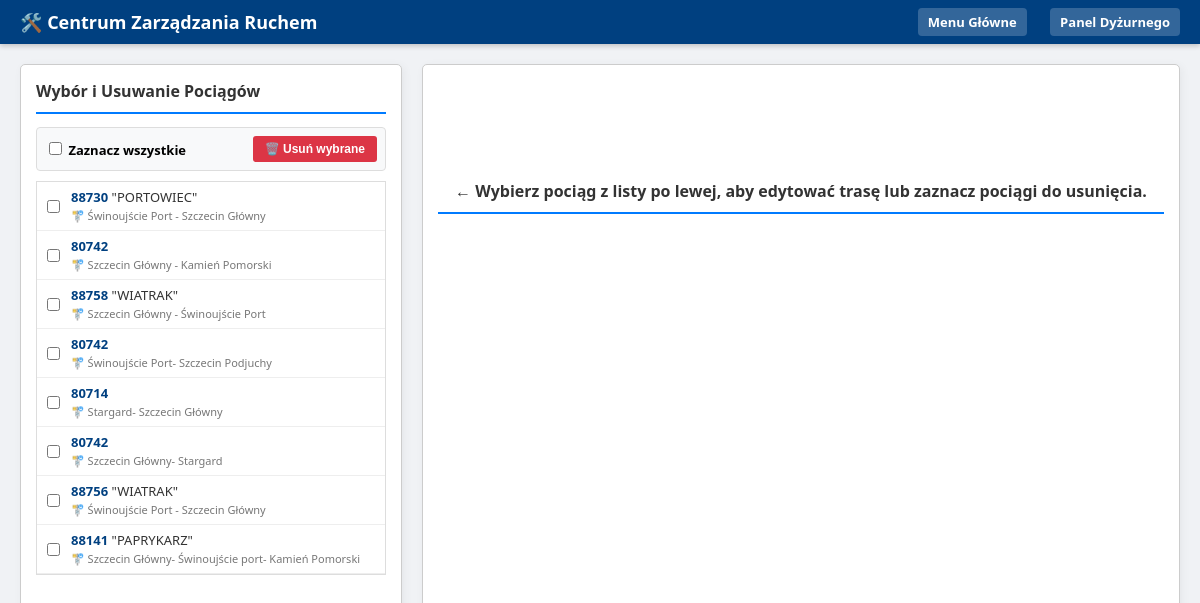
Page /zarzadzanie_trasa.php on the earlier database version.
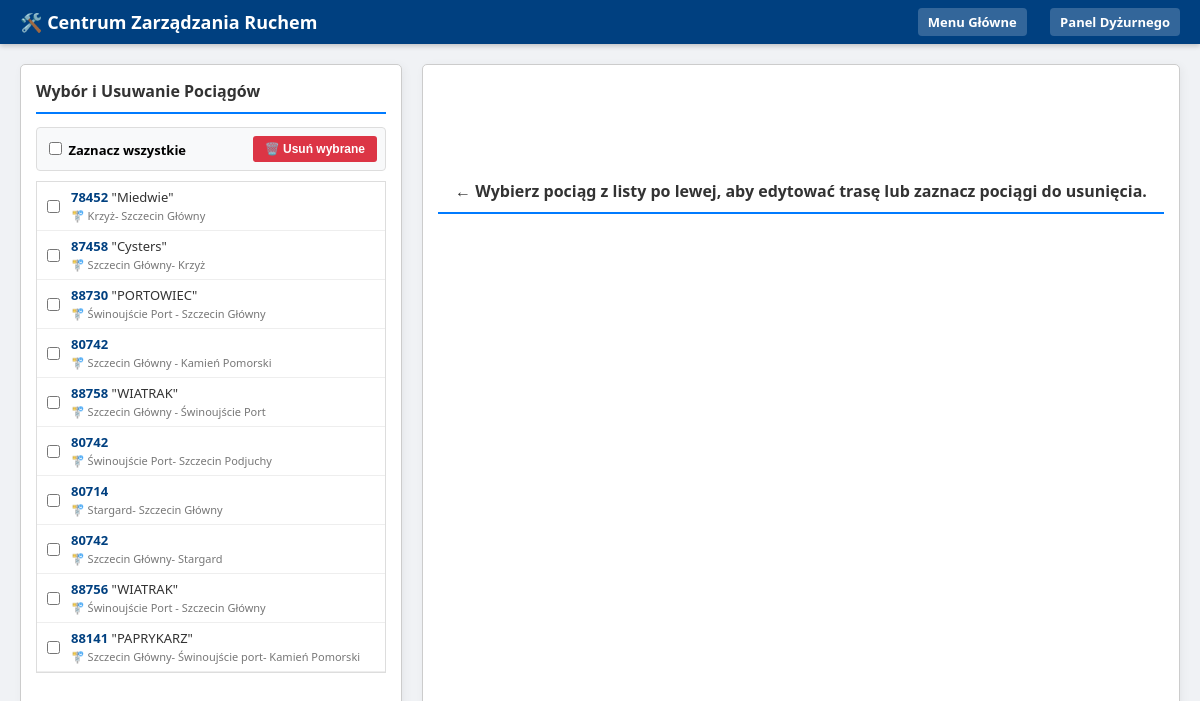
Same page on the later database version.
### tables this page shows
CREATE TABLE `przejazdy` (
  `id_przejazdu` int(11) NOT NULL,
  `id_trasy` int(11) NOT NULL,
  `numer_pociagu` varchar(20) NOT NULL,
  `id_typu_pociagu` int(11) DEFAULT NULL,
  `nazwa_pociagu` varchar(100) DEFAULT NULL,
  `daty_kursowania` varchar(255) DEFAULT NULL,
  `dni_kursowania` varchar(255) DEFAULT NULL,
  `symbole` varchar(255) DEFAULT NULL,
  `data_utworzenia` timestamp NOT NULL DEFAULT current_timestamp(),
  `przesylka_nadzwyczajna` tinyint(1) DEFAULT 0
);

CREATE TABLE `trasy` (
  `id_trasy` int(11) NOT NULL,
  `nazwa_trasy` varchar(255) DEFAULT NULL,
  `id_stacji_poczatkowej` int(11) DEFAULT NULL,
  `id_stacji_koncowej` int(11) DEFAULT NULL
);

### zarzadzanie_trasa.php (the view, shortened to what the rows shown need)
<?php
require 'db_config.php';
$available_symbols = [
    'klasa_1' => '1 klasa', 'klasa_2' => '2 klasa', 'rower' => 'Przewóz rowerów', 'rezerwacja' => 'Rezerwacja',
    'wozek_rampa' => 'Wózek (rampa)', 'wozek_bez_rampy' => 'Wózek (bez rampy)', 'kuszetka' => 'Kuszetka',
    'sypialny' => 'Sypialny', 'bar' => 'Barowy', 'restauracyjny' => 'Restauracyjny',
    'automat' => 'Przekąski', 'wifi' => 'WiFi', 'klima' => 'Klimatyzacja',
    'przewijak' => 'Przewijak', 'duzy_bagaz' => 'Duży bagaż'
];
$id_przejazdu = $_GET['id_przejazdu'] ?? null;
$trasa_data = [];
$info = [];
$all_stations = mysqli_query($conn, "SELECT id_stacji, nazwa_stacji FROM stacje ORDER BY nazwa_stacji");
?>
<!DOCTYPE html>
<html lang="pl">
<head>
</head>
<body>
<div class="top-bar">
    <h1>🛠️ Centrum Zarządzania Ruchem</h1>
</div>
<div class="container">
    <div class="left-panel">
        <h2>Wybór i Usuwanie Pociągów</h2>
        <form method="POST" id="bulkDeleteForm" onsubmit="return confirm('Czy na pewno usunąć wszystkie zaznaczone pociągi? Tego nie da się cofnąć!')">
            <div style="flex-grow: 1; overflow-y: auto; border: 1px solid #ddd; background: #fff;">
                <?php
                $sql_list = "SELECT p.id_przejazdu, p.numer_pociagu, p.nazwa_pociagu, t.nazwa_trasy
                             FROM przejazdy p JOIN trasy t ON p.id_trasy = t.id_trasy
                             ORDER BY p.data_utworzenia DESC";
                $res_list = mysqli_query($conn, $sql_list);
                while($r = mysqli_fetch_assoc($res_list)) {
                    $active_class = ($id_przejazdu == $r['id_przejazdu']) ? 'active' : '';
                    echo "<div class='train-item {$active_class}'>";
                    echo "<input type='checkbox' name='train_ids[]' value='{$r['id_przejazdu']}' class='train-cb'>";
                    echo "<a href='?id_przejazdu={$r['id_przejazdu']}'>
                            <b>{$r['numer_pociagu']}</b> " . ($r['nazwa_pociagu'] ? "\"{$r['nazwa_pociagu']}\"" : "") . "<br>
                            <span style='color:#777; font-size: 11px;'>🚏 {$r['nazwa_trasy']}</span>
                          </a>";
                    echo "</div>";
                }
                ?>
            </div>
        </form>
    </div>
    <div class="right-panel">
        <?php if($id_przejazdu): ?>
            <div class="main-editor-box">
                <h4 style="margin: 0 0 10px 0; color: #004080;">📝 Edycja głównych parametrów pociągu (Tabela Przejazdy)</h4>
                <form action="zarzadzanie_trasa.php" method="POST">
                    <input type="hidden" name="action" value="update_train_info">
                    <input type="hidden" name="id_przejazdu" value="<?= $id_przejazdu ?>">
                    <div class="main-editor-grid">
                        <div>
                            <label style="font-weight:bold; font-size:11px;">Numer pociągu:</label><br>
                            <input type="text" name="numer_pociagu" value="<?= htmlspecialchars($info['numer_pociagu']) ?>" required>
                        </div>
                        <div>
                            <label style="font-weight:bold; font-size:11px;">Nazwa pociągu:</label><br>
                            <input type="text" name="nazwa_pociagu" value="<?= htmlspecialchars($info['nazwa_pociagu'] ?? '') ?>">
                        </div>
                        <div>
                            <label style="font-weight:bold; font-size:11px;">Kategoria pociągu:</label><br>
                            <select name="id_typu_pociagu" required>
                                <?php
                                $query_typy = "SELECT id_typu, skrot FROM typy_pociagow ORDER BY skrot";
                                $result_typy = mysqli_query($conn, $query_typy);
                                while ($row = mysqli_fetch_assoc($result_typy)) {
                                    $sel = ($row['id_typu'] == $info['id_typu_pociagu']) ? 'selected' : '';
                                    echo "<option value='{$row['id_typu']}' $sel>{$row['skrot']}</option>";
                                }
                                ?>
                            </select>
                        </div>
                        <div style="grid-column: span 3; display: flex; gap: 15px;">
                            <div style="flex: 1;">
                                <label style="font-weight:bold; font-size:11px;">Daty obowiązywania:</label><br>
                                <input type="text" name="daty_kursowania" value="<?= htmlspecialchars($info['daty_kursowania'] ?? '') ?>" placeholder="np. 15 VI - 30 VIII">
                            </div>
                            <div style="flex: 1;">
                                <label style="font-weight:bold; font-size:11px;">Dni/Uwagi (do tablic):</label><br>
                                <input type="text" name="dni_kursowania" value="<?= htmlspecialchars($info['dni_kursowania'] ?? '') ?>" placeholder="np. kursuje w 1,2,3">
                            </div>
                        </div>
                    </div>
                    <label style="font-weight:bold; font-size:11px; display:block; margin-top: 10px;">Zaznaczone piktogramy/symbole:</label>
                    <div class="symbols-grid">
                        <?php
                        $zapisane_symbole = json_decode($info['symbole'] ?? '[]', true);
                        if(!is_array($zapisane_symbole)) {
                            $zapisane_symbole = explode(',', str_replace(['"', '[', ']', '\\'], '', $info['symbole'] ?? ''));
                        }
                        $zapisane_symbole = array_map('trim', $zapisane_symbole);
                        foreach ($available_symbols as $key => $label) {
                            $checked = in_array($key, $zapisane_symbole) ? "checked" : "";
                            echo "<label><input type='checkbox' name='symbole[]' value='{$key}' {$checked}> {$label}</label>";
                        }
                        ?>
                    </div>
                    <div style="text-align: right; margin-top: 10px;">
                        <button type="submit" class="btn btn-save" style="padding: 8px 15px; font-size: 12px;">💾 Zapisz Główne Parametry</button>
                    </div>
                </form>
            </div>
            <h2>Szczegółowa Trasa (Godziny, Perony, Postoje)</h2>
            <form method="POST" id="mainForm">
                <input type="hidden" name="action" value="save_updates">
                <input type="hidden" name="id_przejazdu" value="<?= $id_przejazdu ?>">
                <table>
                    <thead>
                        <tr>
                            <th width="30">Lp.</th>
                            <th>Stacja</th>
                            <th>Typ Transp.</th>
                            <th>Przyjazd Rzecz.</th> <th>Odjazd Rzecz.</th>
                            <th>Per.</th>
                            <th>Tor</th>
                            <th width="50">Typ Post.</th>
                            <th width="40" align="center">Odw.</th>
                            <th width="40">Zapisz</th>
                            <th width="30">Usuń</th>
                        </tr>
                    </thead>
                    <tbody>
                        <?php foreach($trasa_data as $row):
                            $rowClass = '';
                            if ($row['czy_odwolany'] == 1) $rowClass = 'status-cancelled';
                            elseif ($row['typ_transportu'] == 'ZKA') $rowClass = 'status-zka';
                            $ids = $row['id_szczegolu'];
                            $val_przyjazd = $row['przyjazd_rzecz'] ? substr($row['przyjazd_rzecz'], 0, 5) : '';
                            $val_odjazd = $row['odjazd_rzecz'] ? substr($row['odjazd_rzecz'], 0, 5) : '';
                            $ph_przyjazd = $row['przyjazd'] ? substr($row['przyjazd'], 0, 5) : '';
                            $ph_odjazd = $row['odjazd'] ? substr($row['odjazd'], 0, 5) : '';
                            $uwagi = $row['uwagi_postoju'];
                        ?>
                        <tr class="<?= $rowClass ?>">
                            <td><?= $row['kolejnosc'] ?></td>
                            <td>
                                <b><?= $row['nazwa_stacji'] ?></b>
                            </td>
                            <td>
                                <select class="mini-select" onchange="submitStatus(<?= $ids ?>, this.value, <?= $row['czy_odwolany'] ?>)">
                                    <option value="POCIAG" <?= $row['typ_transportu'] == 'POCIAG' ? 'selected' : '' ?>>Pociąg</option>
                                    <option value="ZKA" <?= $row['typ_transportu'] == 'ZKA' ? 'selected' : '' ?>>Autobus</option>
                                </select>
                            </td>
                            <input type="hidden" name="rows[<?= $ids ?>][kolejnosc]" value="<?= $row['kolejnosc'] ?>">
                            <td><input type="time" name="rows[<?= $ids ?>][przyjazd]" value="<?= $val_przyjazd ?>" placeholder="<?= $ph_przyjazd ?>" class="time-input"></td>
                            <td><input type="time" name="rows[<?= $ids ?>][odjazd]" value="<?= $val_odjazd ?>" placeholder="<?= $ph_odjazd ?>" class="time-input"></td>
                            <td><input type="text" name="rows[<?= $ids ?>][peron]" value="<?= $row['peron'] ?>" class="text-input"></td>
                            <td><input type="text" name="rows[<?= $ids ?>][tor]" value="<?= $row['tor'] ?>" class="text-input"></td>
                            <td>
                                <select name="rows[<?= $ids ?>][uwagi_postoju]" class="mini-select">
                                    <option value="" <?= $uwagi == '' ? 'selected' : '' ?>>-</option>
                                    <option value="ph" <?= $uwagi == 'ph' ? 'selected' : '' ?>>ph</option>
                                    <option value="pt" <?= $uwagi == 'pt' ? 'selected' : '' ?>>pt</option>
                                    <option value="pm" <?= $uwagi == 'pm' ? 'selected' : '' ?>>pm</option>
                                </select>
                            </td>
                            <td align="center">
                                <label class="switch">
                                    <input type="checkbox" onchange="submitStatus(<?= $ids ?>, '<?= $row['typ_transportu'] ?>', this.checked ? 1 : 0)" <?= $row['czy_odwolany'] ? 'checked' : '' ?>>
                                    <span class="slider"></span>
                                </label>
                            </td>
                            <td>
                                <button type="submit" name="save_single_id" value="<?= $ids ?>" class="btn btn-save" title="Zapisz tylko ten wiersz">💾</button>
                            </td>
                            <td align="center">
                                <button type="button" class="btn btn-del" onclick="deleteStation(<?= $ids ?>)">X</button>
                            </td>
                        </tr>
                        <?php endforeach; ?>
                    </tbody>
                </table>
                <div class="bulk-save-bar">
                    <button type="button" class="btn-bulk" style="background: #e67e22;" onclick="confirmResetTimes(<?= $id_przejazdu ?>)">🗑️ RESETUJ CZASY RZECZYWISTE</button>
                    <button type="submit" class="btn-bulk">💾 ZAPISZ ROZKŁAD TRASY (MASOWO)</button>
                </div>
            </form>
            <form id="resetForm" method="POST" style="display:none;">
                <input type="hidden" name="action" value="reset_times">
                <input type="hidden" name="id_przejazdu" value="<?= $id_przejazdu ?>">
            </form>
            <form id="statusForm" method="POST" style="display:none;">
                <input type="hidden" name="action" value="update_status">
                <input type="hidden" name="id_przejazdu" value="<?= $id_przejazdu ?>">
                <input type="hidden" name="id_szczegolu" id="status_id">
                <input type="hidden" name="typ_transportu" id="status_typ">
                <input type="hidden" name="czy_odwolany" id="status_odw">
            </form>
            <form id="deleteForm" method="POST" style="display:none;">
                <input type="hidden" name="action" value="delete_station">
                <input type="hidden" name="id_przejazdu" value="<?= $id_przejazdu ?>">
                <input type="hidden" name="id_szczegolu" id="del_id">
            </form>
            <div class="add-box">
                <h4>➕ Dodaj stację / Objazd</h4>
                <form method="POST" class="add-row">
                    <input type="hidden" name="action" value="add_station">
                    <input type="hidden" name="id_przejazdu" value="<?= $id_przejazdu ?>">
                    <div class="add-group" style="flex: 2;">
                        <label>Wstaw PO:</label>
                        <select name="insert_after">
                            <option value="0">-- NA POCZĄTKU --</option>
                            <?php foreach($trasa_data as $t): ?>
                                <option value="<?= $t['kolejnosc'] ?>"><?= $t['kolejnosc'] ?>. <?= $t['nazwa_stacji'] ?></option>
                            <?php endforeach; ?>
                        </select>
                    </div>
                    <div class="add-group" style="flex: 2;">
                        <label>Nowa Stacja:</label>
                        <select name="new_station_id" required>
                            <?php
                            mysqli_data_seek($all_stations, 0);
                            while($s = mysqli_fetch_assoc($all_stations)): ?>
                                <option value="<?= $s['id_stacji'] ?>"><?= $s['nazwa_stacji'] ?></option>
                            <?php endwhile; ?>
                        </select>
                    </div>
                    <div class="add-group" style="width: 50px;">
                        <label>Typ</label>
                        <select name="new_postoj_typ" class="mini-select" style="width:100%;">
                            <option value="ph">ph</option>
                            <option value="pt">pt</option>
                            <option value="">-</option>
                        </select>
                    </div>
                    <div class="add-group" style="width: 50px;">
                        <label>Min.</label>
                        <input type="number" name="new_postoj_czas" value="1" min="0" class="text-input" style="width:100%;">
                    </div>
                    <div class="add-group" style="width: 40px;">
                        <label>Peron</label>
                        <input type="text" name="new_peron">
                    </div>
                    <div class="add-group" style="width: 40px;">
                        <label>Tor</label>
                        <input type="text" name="new_tor">
                    </div>
                    <div class="add-group">
                        <label>Przyj.</label>
                        <input type="time" name="new_przyjazd">
                    </div>
                    <div class="add-group">
                        <label>Odj.</label>
                        <input type="time" name="new_odjazd">
                    </div>
                    <div class="add-group">
                        <label>&nbsp;</label>
                        <button type="submit" class="btn btn-add" style="margin-top:0;">Dodaj</button>
                    </div>
                </form>
            </div>
        <?php else: ?>
            <div style="text-align: center; margin-top: 100px; color: #999;">
                <h2>&larr; Wybierz pociąg z listy po lewej, aby edytować trasę lub zaznacz pociągi do usunięcia.</h2>
            </div>
        <?php endif; ?>
    </div>
</div>
</body>
</html>

Differences in the rows shown:
added przejazdy: numer_pociagu "78452", nazwa_pociagu "Miedwie", id_trasy.nazwa_trasy "Krzyż- Szczecin Główny"
added przejazdy: numer_pociagu "87458", nazwa_pociagu "Cysters", id_trasy.nazwa_trasy "Szczecin Główny- Krzyż"
